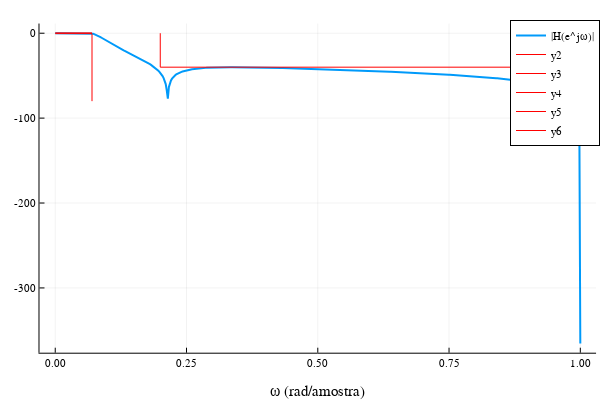

Here is the notebook cell this chart was saved with:
### Code cell
#Resposta em frequência do filtro (escala logarítmica)

plot(ω / π, 20log10.(abs.(H)), xlabel = "ω (rad/amostra)", label = "|H(e^jω)|", linewidth = 2)
plot!([0, ωp/π], 20log10.(fill(1-δp, 2)), line = :red)
plot!([0, ωp/π], 20log10.(fill(1+δp, 2)), line = :red)
plot!([ωr/π, 1], 20log10.(fill(δr, 2)), line = :red)
plot!(fill(ωp/π, 2), [-80, 20log10.(1-δp)], line = :red)
plot!(fill(ωr/π, 2), [20log10.(δr), 0], line = :red)

### Figure 1 — Plotly figure (JSON) as saved in the notebook; plotly's stock layout.template omitted (floating-point values rounded to 4 significant figures; data arrays with more than 128 entries replaced by an {"elided": "..."} marker saying what was removed)
{"data": [{"colorbar": {"title": ""}, "legendgroup": "|H(e^jω)|", "line": {"color": "rgba(0, 154, 250, 1.000)", "dash": "solid", "shape": "linear", "width": 2}, "mode": "lines", "name": "|H(e^jω)|", "showlegend": true, "type": "scatter", "x": {"elided": "500 float values"}, "xaxis": "x", "y": {"elided": "500 float values"}, "yaxis": "y", "zmax": null, "zmin": null}, {"colorbar": {"title": ""}, "legendgroup": "y2", "line": {"color": "rgba(255, 0, 0, 1.000)", "dash": "solid", "shape": "linear", "width": 1}, "mode": "lines", "name": "y2", "showlegend": true, "type": "scatter", "x": [0, 0.07], "xaxis": "x", "y": [-0.4455, -0.4455], "yaxis": "y", "zmax": null, "zmin": null}, {"colorbar": {"title": ""}, "legendgroup": "y3", "line": {"color": "rgba(255, 0, 0, 1.000)", "dash": "solid", "shape": "linear", "width": 1}, "mode": "lines", "name": "y3", "showlegend": true, "type": "scatter", "x": [0, 0.07], "xaxis": "x", "y": [0.4238, 0.4238], "yaxis": "y", "zmax": null, "zmin": null}, {"colorbar": {"title": ""}, "legendgroup": "y4", "line": {"color": "rgba(255, 0, 0, 1.000)", "dash": "solid", "shape": "linear", "width": 1}, "mode": "lines", "name": "y4", "showlegend": true, "type": "scatter", "x": [0.2, 1], "xaxis": "x", "y": [-40, -40], "yaxis": "y", "zmax": null, "zmin": null}, {"colorbar": {"title": ""}, "legendgroup": "y5", "line": {"color": "rgba(255, 0, 0, 1.000)", "dash": "solid", "shape": "linear", "width": 1}, "mode": "lines", "name": "y5", "showlegend": true, "type": "scatter", "x": [0.07, 0.07], "xaxis": "x", "y": [-80, -0.4455], "yaxis": "y", "zmax": null, "zmin": null}, {"colorbar": {"title": ""}, "legendgroup": "y6", "line": {"color": "rgba(255, 0, 0, 1.000)", "dash": "solid", "shape": "linear", "width": 1}, "mode": "lines", "name": "y6", "showlegend": true, "type": "scatter", "x": [0.2, 0.2], "xaxis": "x", "y": [-40, 0], "yaxis": "y", "zmax": null, "zmin": null}], "layout": {"annotations": [], "height": 400, "legend": {"bgcolor": "rgba(255, 255, 255, 1.000)", "bordercolor": "rgba(0, 0, 0, 1.000)", "borderwidth": 1, "font": {"color": "rgba(0, 0, 0, 1.000)", "family": "sans-serif", "size": 11}, "title": {"font": {"color": "rgba(0, 0, 0, 1.000)", "family": "sans-serif", "size": 15}, "text": ""}, "tracegroupgap": 0, "traceorder": "normal", "x": 1, "xanchor": "auto", "y": 1, "yanchor": "auto"}, "margin": {"b": 20, "l": 0, "r": 0, "t": 20}, "paper_bgcolor": "rgba(255, 255, 255, 1.000)", "plot_bgcolor": "rgba(255, 255, 255, 1.000)", "showlegend": true, "width": 600, "xaxis": {"anchor": "y", "domain": [0.06582, 0.9934], "gridcolor": "rgba(0, 0, 0, 0.100)", "gridwidth": 0.5, "linecolor": "rgba(0, 0, 0, 1.000)", "mirror": false, "range": [-0.03, 1.03], "showgrid": true, "showline": true, "showticklabels": true, "tickangle": 0, "tickcolor": "rgb(0, 0, 0)", "tickfont": {"color": "rgba(0, 0, 0, 1.000)", "family": "sans-serif", "size": 11}, "tickmode": "array", "ticks": "inside", "ticktext": ["0.00", "0.25", "0.50", "0.75", "1.00"], "tickvals": [0, 0.25, 0.5, 0.75, 1], "title": "ω (rad/amostra)", "titlefont": {"color": "rgba(0, 0, 0, 1.000)", "family": "sans-serif", "size": 15}, "type": "-", "visible": true, "zeroline": false, "zerolinecolor": "rgba(0, 0, 0, 1.000)"}, "yaxis": {"anchor": "x", "domain": [0.07581, 0.9902], "gridcolor": "rgba(0, 0, 0, 0.100)", "gridwidth": 0.5, "linecolor": "rgba(0, 0, 0, 1.000)", "mirror": false, "range": [-376.3, 11.4], "showgrid": true, "showline": true, "showticklabels": true, "tickangle": 0, "tickcolor": "rgb(0, 0, 0)", "tickfont": {"color": "rgba(0, 0, 0, 1.000)", "family": "sans-serif", "size": 11}, "tickmode": "array", "ticks": "inside", "ticktext": ["-300", "-200", "-100", "0"], "tickvals": [-300, -200, -100, 0], "title": "", "titlefont": {"color": "rgba(0, 0, 0, 1.000)", "family": "sans-serif", "size": 15}, "type": "-", "visible": true, "zeroline": false, "zerolinecolor": "rgba(0, 0, 0, 1.000)"}}}
